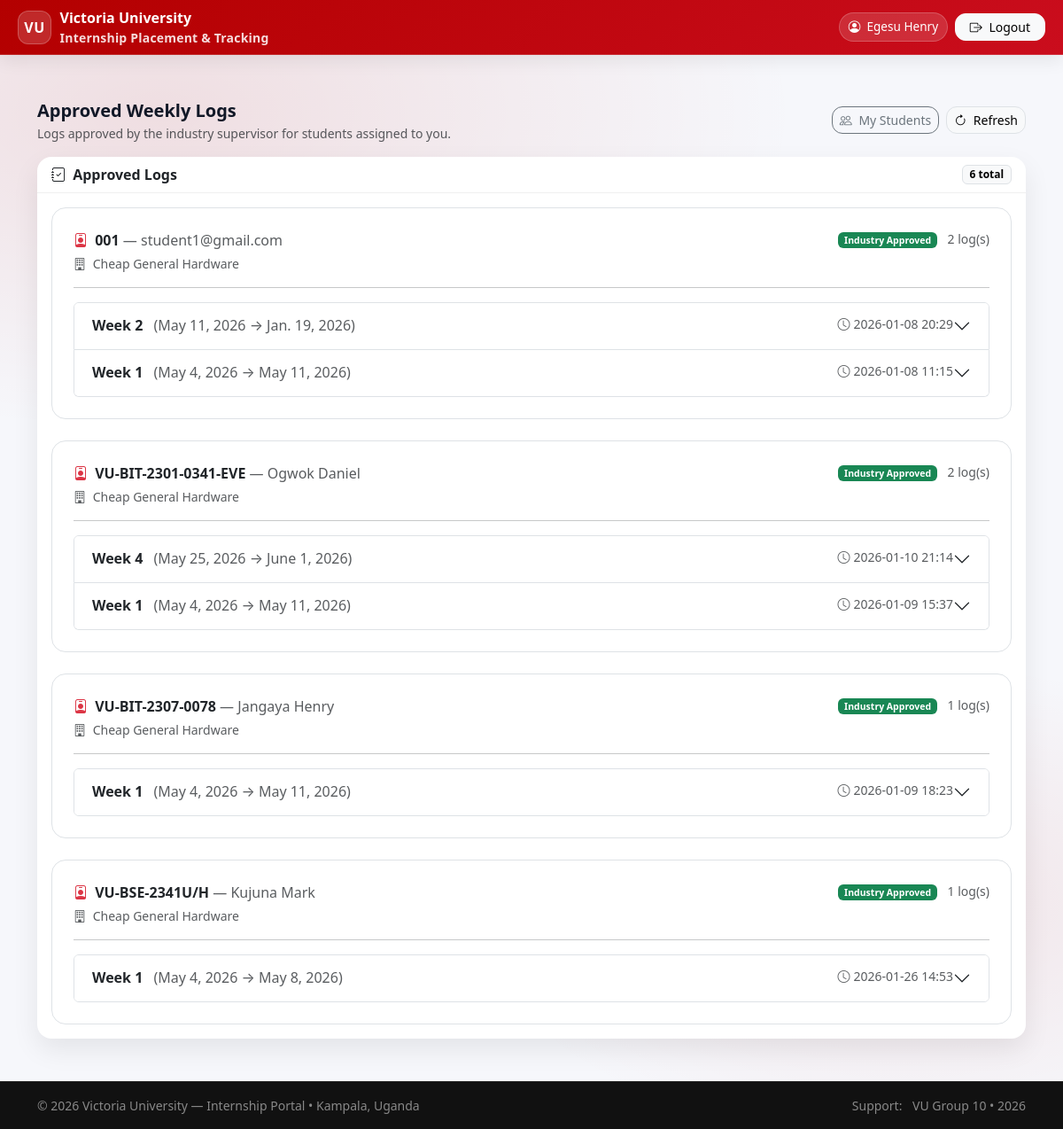
The page /tracking/supervisor/approved-logs/ (signed in) on the database its author committed.
### accounts/models.py (models this page shows, shortened)
class User(AbstractUser):
    username = None
    email = models.EmailField(_("email address"), unique=True)
    USERNAME_FIELD = "email"
    REQUIRED_FIELDS = []
    objects = UserManager()
    class Meta:
        permissions = [
            ("role_university_supervisor", "Role: VU_UniversitySupervisor"),
            ("role_industry_supervisor", "Role: IndustrySupervisor"),
            ("role_coordinator", "Role: VU_Coordinator"),
        ]
    @property
    def display_name(self):
        full = self.get_full_name().strip()
        return full if full else self.email

class StudentProfile(models.Model):
    user = models.OneToOneField("accounts.User", on_delete=models.CASCADE, related_name="student_profile")
    reg_no = models.CharField(max_length=50, unique=True)
    phone = models.CharField(max_length=30, blank=True)
    program = models.ForeignKey(
        "academics.Program",
        on_delete=models.PROTECT,
        null=True,
        blank=True,
        related_name="students",
    )

### tracking/models.py (models this page shows, shortened)
class WeeklyLog(models.Model):
    STATUS = [
        ("draft", "Draft"),
        ("submitted", "Submitted"),
        ("returned_for_edit", "Returned for edit"),
        ("approved_by_company", "Approved by company"),
    ]
    placement = models.ForeignKey("placements.Placement", on_delete=models.CASCADE, related_name="weekly_logs")
    week_no = models.PositiveIntegerField()  # 1,2,3...
    from_date = models.DateField()
    to_date = models.DateField()
    activities = models.TextField()
    challenges = models.TextField(blank=True)
    lessons = models.TextField(blank=True)
    attachment = models.FileField(upload_to="tracking/weekly_logs/", null=True, blank=True)
    status = models.CharField(max_length=20, choices=STATUS, default="draft")
    submitted_at = models.DateTimeField(null=True, blank=True)
    company_action_by = models.ForeignKey(
        "accounts.User",
        null=True, blank=True,
        on_delete=models.SET_NULL,
        related_name="company_log_actions",
    )
    company_action_at = models.DateTimeField(null=True, blank=True)
    return_reason = models.TextField(blank=True)
    created_at = models.DateTimeField(auto_now_add=True)
    class Meta:
        unique_together = [("placement", "week_no")]
        ordering = ["-from_date"]

### placements/models.py (models this page shows, shortened)
class Placement(models.Model):
    STATUS = [
        ("pending_student_ack", "Pending student acknowledgement"),
        ("active", "Active"),
        ("on_hold", "On hold"),
        ("completed", "Completed"),
        ("terminated", "Terminated"),
    ]
    request = models.OneToOneField(InternshipRequest, on_delete=models.PROTECT, related_name="placement")
    company = models.ForeignKey(Company, on_delete=models.PROTECT)
    industry_supervisor = models.ForeignKey(CompanyContact, null=True, blank=True, on_delete=models.SET_NULL)
    university_supervisor = models.ForeignKey("accounts.StaffProfile", null=True, blank=True, on_delete=models.SET_NULL)
    start_date = models.DateField()
    end_date = models.DateField()
    placement_letter = models.FileField(upload_to="placements/letters/", blank=True, null=True)
    status = models.CharField(max_length=30, choices=STATUS, default="pending_student_ack")
    created_at = models.DateTimeField(auto_now_add=True)

### companies/models.py (models this page shows, shortened)
class Company(models.Model):
    STATUS = [
        ("pending_verification", "Pending verification"),
        ("approved", "Approved"),
        ("rejected", "Rejected"),
        ("inactive", "Inactive"),
    ]
    name = models.CharField(max_length=200, unique=True)
    industry = models.CharField(max_length=120, blank=True)
    district = models.CharField(max_length=120, blank=True)
    address = models.CharField(max_length=255, blank=True)
    status = models.CharField(max_length=30, choices=STATUS, default="pending_verification")
    created_at = models.DateTimeField(auto_now_add=True)

### tracking/views.py (the view)
# urls.py: path("supervisor/approved-logs/", views.supervisor_approved_logs, name="supervisor_approved_logs"),
@login_required
def supervisor_approved_logs(request):
    if not is_university_supervisor(request.user):
        return HttpResponseForbidden("University Supervisors only.")
    staff = getattr(request.user, "staff_profile", None)
    if not staff:
        return HttpResponseForbidden("No staff profile found for this account.")
    logs = (
        WeeklyLog.objects
        .filter(
            status="approved_by_company",
            placement__university_supervisor=staff,
            placement__status="active",
        )
        .select_related(
            "placement",
            "placement__company",
            "placement__request__student",
            "placement__request__student__user",
        )
        .prefetch_related(Prefetch("entries", queryset=WeeklyLogEntry.objects.order_by("day")))
        .order_by("placement__request__student__reg_no", "-week_no")
    )
    return render(request, "tracking/supervisor_approved_logs.html", {"logs": logs})

### tracking/views.py (called while the page is built)
def is_university_supervisor(user):
    return user.is_authenticated and (user.is_superuser or user.has_perm("accounts.role_university_supervisor"))

### templates/tracking/supervisor_approved_logs.html (shortened to what this page needs)
{% extends "base.html" %}
{% block content %}
<div class="row g-4">
  <div class="col-12">
    <div class="d-flex flex-column flex-md-row justify-content-between align-items-start align-items-md-center gap-2">
      <div>
        <div class="fw-bold fs-5">Approved Weekly Logs</div>
        <div class="text-muted small">
          Logs approved by the industry supervisor for students assigned to you.
        </div>
      </div>
      <div class="d-flex gap-2">
        <a href="{% url 'supervisor_students' %}" class="btn btn-outline-secondary btn-sm">
          <i class="bi bi-people me-1"></i> My Students
        </a>
        <a href="{% url 'supervisor_approved_logs' %}" class="btn btn-light border btn-sm">
          <i class="bi bi-arrow-clockwise me-1"></i> Refresh
        </a>
      </div>
    </div>
    <div class="card mt-3">
      <div class="card-header d-flex align-items-center justify-content-between">
        <span class="fw-bold"><i class="bi bi-journal-check me-1"></i> Approved Logs</span>
        <span class="badge text-bg-light border">{{ logs|length }} total</span>
      </div>
      <div class="card-body">
        {% if logs %}
          {% regroup logs by placement.request.student as student_groups %}
          <div class="d-flex flex-column gap-4">
            {% for g in student_groups %}
              <div class="border rounded-4 p-3 p-md-4 bg-white">
                <div class="d-flex flex-column flex-md-row justify-content-between gap-2">
                  <div>
                    <div class="fw-bold">
                      <i class="bi bi-person-badge text-danger me-1"></i>
                      {{ g.grouper.reg_no }}
                      <span class="text-muted fw-normal">— {{ g.grouper.user.display_name }}</span>
                    </div>
                    {% with first_log=g.list.0 %}
                      <div class="small text-muted mt-1">
                        <i class="bi bi-building me-1"></i>
                        {{ first_log.placement.company.name }}
                      </div>
                    {% endwith %}
                  </div>
                  <div class="text-muted small">
                    <span class="badge text-bg-success">Industry Approved</span>
                    <span class="ms-2">{{ g.list|length }} log(s)</span>
                  </div>
                </div>
                <hr class="my-3">
                <div class="accordion" id="acc-student-{{ g.grouper.id }}">
                  {% for log in g.list %}
                    <div class="accordion-item">
                      <h2 class="accordion-header" id="h-{{ log.id }}">
                        <button class="accordion-button collapsed" type="button"
                                data-bs-toggle="collapse"
                                data-bs-target="#c-{{ log.id }}"
                                aria-expanded="false"
                                aria-controls="c-{{ log.id }}">
                          <div class="w-100 d-flex flex-column flex-md-row justify-content-between gap-2">
                            <div class="fw-semibold">
                              Week {{ log.week_no }}
                              <span class="text-muted fw-normal ms-2">
                                ({{ log.from_date }} → {{ log.to_date }})
                              </span>
                            </div>
                            <div class="small text-muted">
                              {% if log.company_action_at %}
                                <i class="bi bi-clock me-1"></i>{{ log.company_action_at|date:"Y-m-d H:i" }}
                              {% else %}
                                —
                              {% endif %}
                            </div>
                          </div>
                        </button>
                      </h2>
                    </div>
                  {% endfor %}
                </div>
              </div>
            {% endfor %}
          </div>
        {% endif %}
      </div>
    </div>
  </div>
</div>
{% endblock %}

### templates/base.html (shortened to what this page needs)
<!doctype html>
<html lang="en">
<head>
  {% load static %}
  <link href="https://cdn.jsdelivr.net/npm/bootstrap@5.3.3/dist/css/bootstrap.min.css" rel="stylesheet">
  <link rel="stylesheet" href="https://cdn.jsdelivr.net/npm/bootstrap-icons@1.11.3/font/bootstrap-icons.min.css">
  <link rel="stylesheet" href="{% static 'base/css/vu_portal.css' %}">
</head>
<body class="vu-body d-flex flex-column">
  <header class="vu-topbar">
    <nav class="navbar navbar-expand-lg navbar-dark py-2">
      <div class="container-fluid vu-container-pad">
        <a class="vu-brand" href="{% url 'dashboard' %}">
          <span class="vu-badge">VU</span>
          <span class="d-none d-sm-inline">
            Victoria University
            <small class="d-none d-lg-block">Internship Placement & Tracking</small>
          </span>
        </a>
        <div class="collapse navbar-collapse" id="vuNav">
          <ul class="navbar-nav ms-auto align-items-lg-center gap-lg-2">
            {% if request.user.is_authenticated %}
              <li class="nav-item my-2 my-lg-0">
                <span class="vu-pill">
                  <i class="bi bi-person-circle"></i>
                  {{ request.user.display_name|default:request.user.email }}
                </span>
              </li>
              <li class="nav-item my-2 my-lg-0">
                <form method="post" action="{% url 'logout' %}" class="d-inline">
                  <button type="submit" class="btn btn-light btn-sm px-3">
                    <i class="bi bi-box-arrow-right me-1"></i> Logout
                  </button>
                </form>
              </li>
            {% else %}
              <li class="nav-item my-2 my-lg-0">
                <a href="{% url 'login' %}" class="btn btn-light btn-sm px-3">
                  <i class="bi bi-box-arrow-in-right me-1"></i> Login
                </a>
              </li>
            {% endif %}
          </ul>
        </div>
      </div>
    </nav>
  </header>
  <main id="main-content" class="container vu-main my-4 my-lg-5 flex-grow-1">
    {% block content %}{% endblock %}
  </main>
  <footer class="vu-footer mt-auto">
    <div class="container py-3 d-flex flex-column flex-md-row justify-content-between align-items-start align-items-md-center gap-2">
      <div class="small text-white-50">
        © {% now "Y" %} Victoria University — Internship Portal
        <span class="d-none d-md-inline">• Kampala, Uganda</span>
      </div>
      <div class="small text-white-50">
        <span class="me-2">Support:</span>
        <span class="text-white-50">VU Group 10 • 2026</span>
      </div>
    </div>
  </footer>
</body>
</html>

### static/base/css/vu_portal.css (style rules this page uses)
:root { --vu-red: #8B0000; --vu-red-2: #B30000; --vu-dark: #111827; --vu-bg: #f6f7fb; --vu-card: #ffffff; --vu-border: rgba(0,0,0,.08); --vu-muted: #6b7280; --vu-radius: 16px; --vu-radius-sm: 12px; --vu-shadow: 0 12px 30px rgba(0,0,0,.08); --vu-shadow-hover: 0 14px 34px rgba(0,0,0,.10); --vu-soft: rgba(179,0,0,.08); }
.vu-body { min-height: 100vh; background: radial-gradient(1200px 600px at 15% 10%, rgba(179,0,0,.10), transparent 60%), radial-gradient(900px 500px at 85% 80%, rgba(179,0,0,.08), transparent 55%), var(--vu-bg); color: var(--vu-dark); }
a { text-decoration: none; }
.vu-topbar { background: linear-gradient(135deg, var(--vu-red), var(--vu-red-2)); box-shadow: 0 12px 30px rgba(0,0,0,.18); border-bottom: 1px solid rgba(255,255,255,.14); }
.vu-badge { width: 38px; height: 38px; display: grid; place-items: center; border-radius: 12px; background: rgba(255,255,255,.18); border: 1px solid rgba(255,255,255,.25); font-weight: 900; letter-spacing: .4px; }
.vu-pill { display: inline-flex; align-items: center; gap: .45rem; padding: .38rem .65rem; border-radius: 999px; background: rgba(255,255,255,.14); border: 1px solid rgba(255,255,255,.18); color: #fff; font-size: .85rem; white-space: nowrap; }
.card { border: 0; border-radius: var(--vu-radius); box-shadow: var(--vu-shadow); }
.card-header { background: transparent; border-bottom: 1px solid rgba(0,0,0,.06); font-weight: 800; }
.btn { border-radius: var(--vu-radius-sm); }
.vu-footer { background: linear-gradient(135deg, #141414, #0b0f1a); border-top: 1px solid rgba(255,255,255,.08); }

### templates/base.html (style rules this page uses)
:root { --vu-red:#b30000; --vu-red-2:#ca0d1d; --vu-soft:#fff5f5; }
.vu-topbar { position: sticky; top: 0; z-index: 1030; background: linear-gradient(135deg, var(--vu-red), var(--vu-red-2)); border-bottom: 1px solid rgba(255,255,255,.14); box-shadow: 0 .35rem 1.2rem rgba(0,0,0,.08); }
.vu-brand { display:flex; align-items:center; gap:.6rem; text-decoration:none; color:#fff; font-weight:900; }
.vu-badge { width:38px; height:38px; border-radius: 12px; display:grid; place-items:center; background: rgba(255,255,255,.16); border: 1px solid rgba(255,255,255,.22); font-weight:900; letter-spacing:.5px; }
.vu-brand small { display:block; color:rgba(255,255,255,.86); font-weight:600; letter-spacing:.2px; }
.vu-pill { display:inline-flex; align-items:center; gap:.45rem; padding:.35rem .6rem; border-radius: 999px; background: rgba(255,255,255,.14); border: 1px solid rgba(255,255,255,.20); color:#fff; font-size:.85rem; white-space: nowrap; }
.vu-main { min-height: calc(100vh - 140px); }
.vu-footer { background: #111; border-top: 1px solid rgba(255,255,255,.08); }
@media (min-width: 992px) { .vu-container-pad { padding-left: 1.25rem; padding-right: 1.25rem; } }

### rows shown on the page
User: user.display_name "Egesu Henry"
StudentProfile: grouper.reg_no "001", grouper.user.display_name "student1@gmail.com", list.0.placement.company.name "Cheap General Hardware", list|length "2"
WeeklyLog: week_no "2", from_date "May 11, 2026", to_date "Jan. 19, 2026", company_action_at "2026-01-08 20:29"
WeeklyLog: week_no "1", from_date "May 4, 2026", to_date "May 11, 2026", company_action_at "2026-01-08 11:15"
StudentProfile: grouper.reg_no "VU-BIT-2301-0341-EVE", grouper.user.display_name "Ogwok Daniel", list.0.placement.company.name "Cheap General Hardware", list|length "2"
WeeklyLog: week_no "4", from_date "May 25, 2026", to_date "June 1, 2026", company_action_at "2026-01-10 21:14"
WeeklyLog: week_no "1", from_date "May 4, 2026", to_date "May 11, 2026", company_action_at "2026-01-09 15:37"
StudentProfile: grouper.reg_no "VU-BIT-2307-0078", grouper.user.display_name "Jangaya Henry", list.0.placement.company.name "Cheap General Hardware", list|length "1"
WeeklyLog: week_no "1", from_date "May 4, 2026", to_date "May 11, 2026", company_action_at "2026-01-09 18:23"
StudentProfile: grouper.reg_no "VU-BSE-2341U/H", grouper.user.display_name "Kujuna Mark", list.0.placement.company.name "Cheap General Hardware", list|length "1"
WeeklyLog: week_no "1", from_date "May 4, 2026", to_date "May 8, 2026", company_action_at "2026-01-26 14:53"

### other values the page prints
{{ logs|length }} "6"
